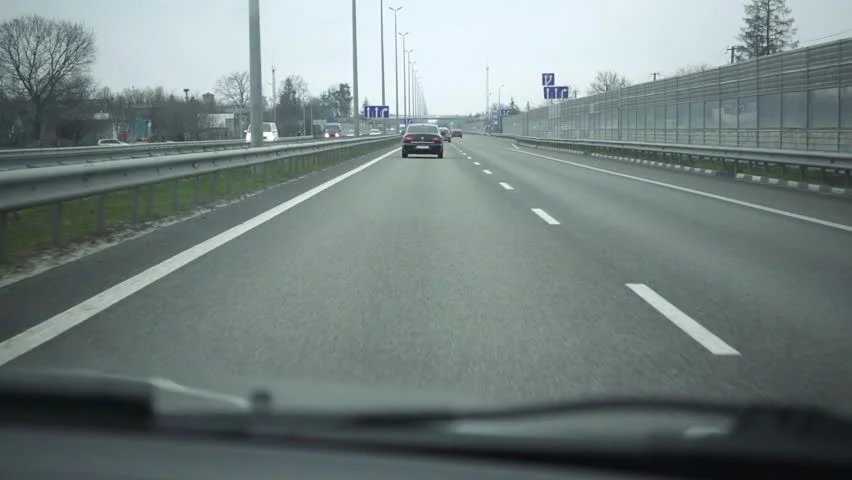
#> input picture lane.png, 852 x 480 px
$ python lane_detect.py
#> lines starting #> are read from the running program, lines starting #| are printed output that depends on the picture
"""
@author: sbake
"""

import cv2
import numpy as np

# Gausian blur and sobel edge kernels
Gx = np.array(([[-1, 0, 1], [-2, 0, 2], [-1, 0, 1]]), np.float32)
Gy = np.array(([[1, 2, 1], [0, 0, 0], [-1, -2, -1]]), np.float32)
gBlur = np.array(([[1, 2, 1], [2, 4, 2], [1, 2, 1]]), np.float32)/16

# Takes in image and kernel and performs 2D convolution
def conv(inImage,inKernel):
    # Pads image with edge pixels
    inImagePad = np.pad(grayLane, (1,1), 'edge')

    # Creates an empty array that will be populated during convolution
    outputImage = np.empty((inImage.shape[0],inImage.shape[1]), dtype='uint8')

    # Iterates through image and performs convolution
    for i in range(0,inImage.shape[1]):
        for j in range(0,inImage.shape[0]):
            outputImage[j,i] = (inKernel * inImagePad[j: j+3, i: i+3]).sum()
    return outputImage


# Reads in input image as grayscale
grayLane = cv2.imread('lane.png', cv2.IMREAD_GRAYSCALE)
#> grayLane: shape (480, 852); min 9, max 255, mean 124.9


# Performs gausian blur and sobel convolutions
blurIm = conv(grayLane,gBlur)
#> in conv, `inImagePad = np.pad(grayLane, (1,1), 'edge')`:
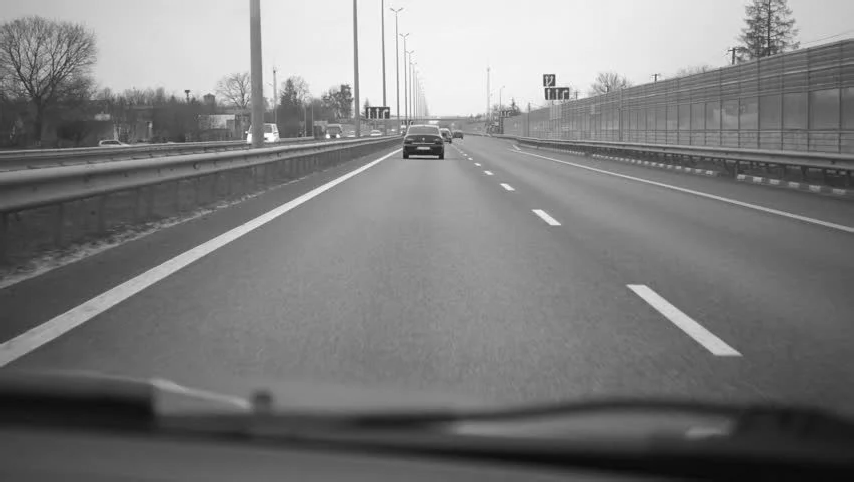
#> inImagePad: shape (482, 854); min 9, max 255, mean 124.9
sobelX = conv(blurIm,Gx)
#> after the loop in conv (call 2), `for i in range(0,inImage.shape[1]):`:
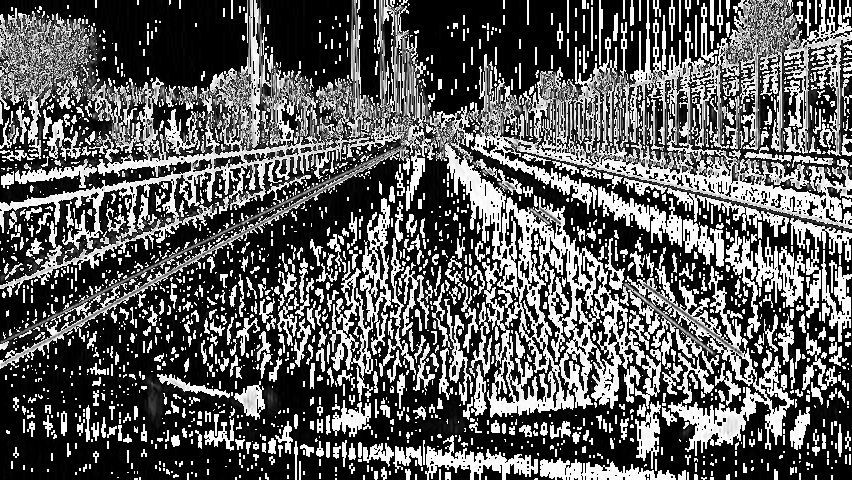
#> outputImage: shape (480, 852); min 0, max 255, mean 93.2
sobelY = conv(sobelX,Gy)
#> after the loop in conv (call 3), `for i in range(0,inImage.shape[1]):`:
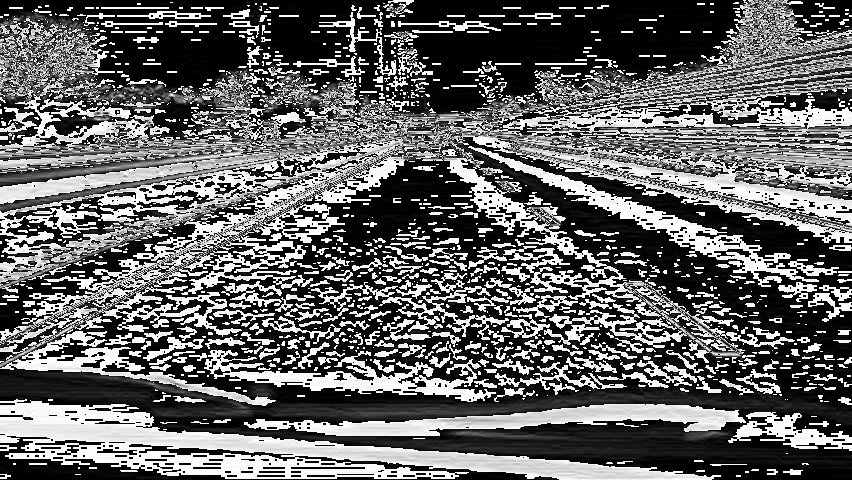
#> outputImage: shape (480, 852); min 0, max 255, mean 100
finalSobel = np.uint8(np.sqrt(sobelX**2 + sobelY**2))
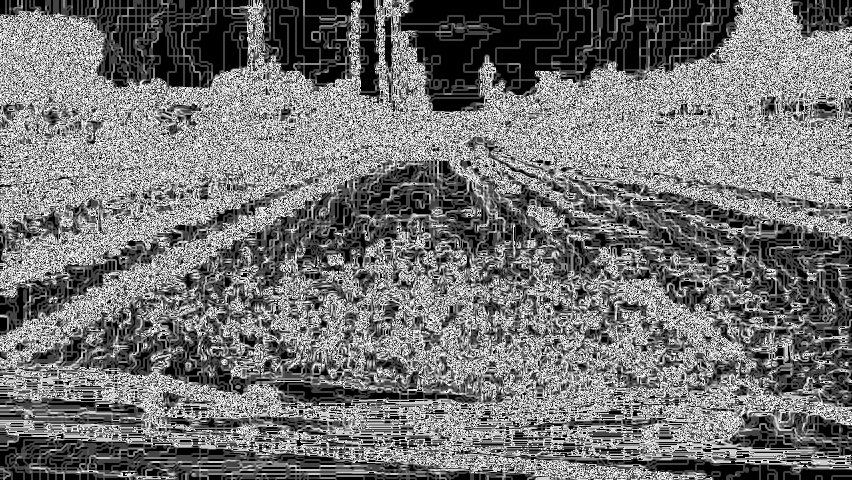
#> finalSobel: shape (480, 852); min 0, max 15, mean 6.76; drawn with min black and max white


# Combines images into a 2x2 format
hStack1 = np.concatenate((grayLane,blurIm,finalSobel), axis=1)
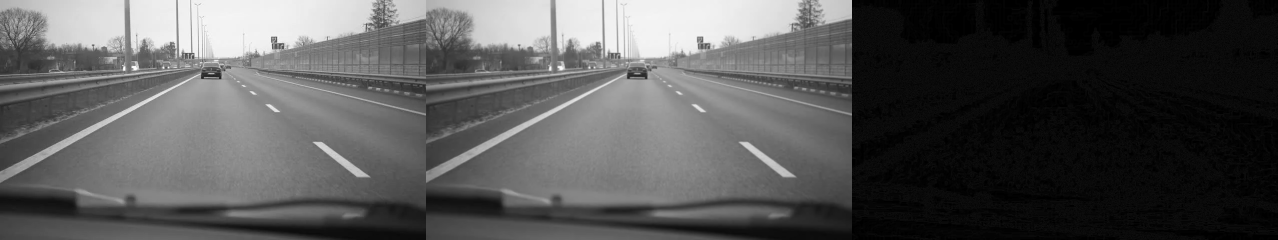
#> hStack1: shape (480, 2556) (shown at 1/2 size); min 0, max 255, mean 85.4

cv2.imshow('Image Outputs', hStack1)

cv2.waitKey(0)
cv2.destroyAllWindows
